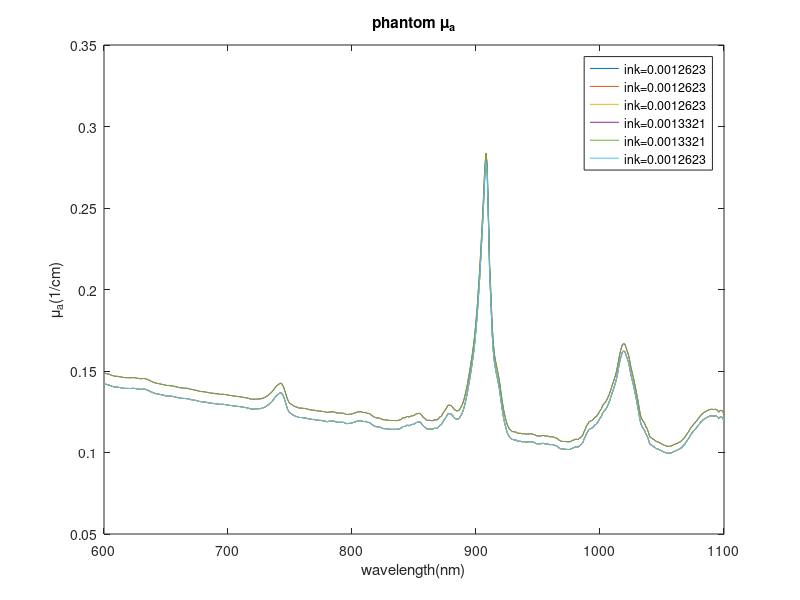

Write the MATLAB code that produced this figure.
% this function can calculate Mua for given concentration
% Tzu-Chia Kao 20181206

clc;clear;close all;

mua_ink=load('measured_parameter_smoothed/20190331_IndiaInk_original_mua_cm.txt');
mua_pdms=load('measured_parameter_smoothed/20190314_BingBond_PDMS_mua_cm.txt');
%wl=(601:1049)';
wl=(600:1100)';
mua_ink=[wl interp1(mua_ink(:,1),mua_ink(:,2),wl)];
mua_pdms=[wl interp1(mua_pdms(:,1),mua_pdms(:,2),wl)];

ink_concentration=load('concentration.txt');

mua_arr=wl;
legned_arr={};
for i=1:length(ink_concentration)
    mua=mua_pdms(:,2)+mua_ink(:,2)*ink_concentration(i);
    mua_arr=[mua_arr mua];
    legend_arr{i}=['ink=' num2str(ink_concentration(i))];
end
save('result.txt','mua_arr','-ascii','-tabs');
plot(mua_arr(:,1),mua_arr(:,2:end));
title('phantom \mu_a')
xlabel('wavelength(nm)')
ylabel('\mu_a(1/cm)');
legend(legend_arr,'Location','best');
disp('Done!');